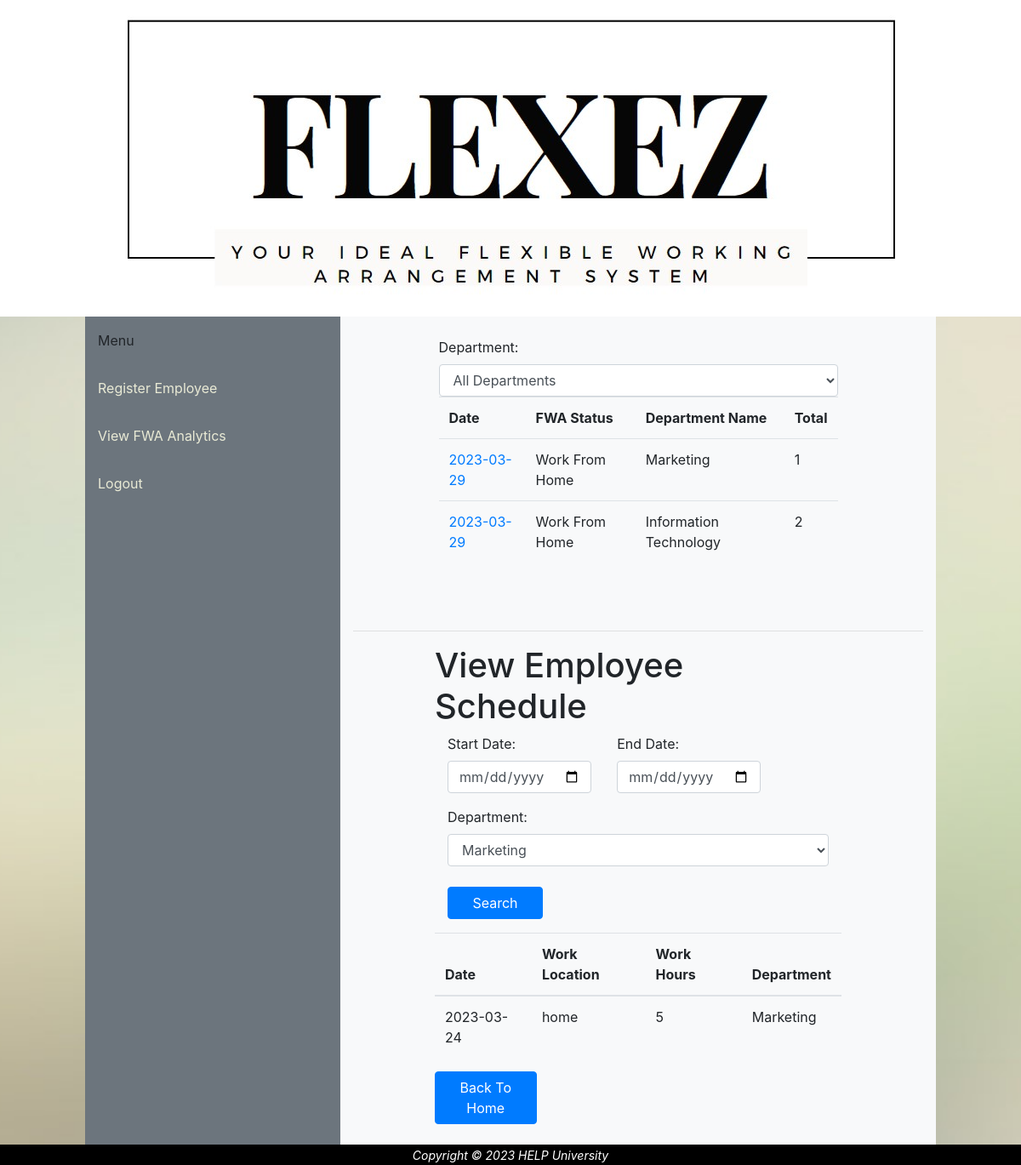
The app's page /viewAnalyticReportHR.php?deptName=Marketing with its own data.
### tables this page shows
CREATE TABLE `dailyschedule` (
  `employeeID` varchar(10) NOT NULL,
  `date` date NOT NULL,
  `workLocation` varchar(25) NOT NULL,
  `workHours` int(20) NOT NULL,
  `workReport` varchar(50) DEFAULT NULL,
  `supervisorComments` varchar(50) DEFAULT NULL
);

CREATE TABLE `department` (
  `deptID` varchar(10) NOT NULL,
  `deptName` varchar(25) NOT NULL
);

### viewAnalyticReportHR.php (the view, shortened to what this page needs)
<?php
include('headerHR.php');
include('db.php');
$sql = "SELECT DISTINCT department.deptName, request.workType, request.requestDate,COUNT(DISTINCT employee.employeeID) AS total
        FROM request
        INNER JOIN employee ON request.employeeID = employee.employeeID
        INNER JOIN department ON employee.deptID = department.deptID
        WHERE request.FWAstatus ='Accept' ";
if ($_POST['deptName'] != 'All Departments') {
  $deptName = $_POST['deptName'];
  $sql .= "AND department.deptName = '$deptName' ";
} else {
  $sql .= "AND department.deptID LIKE 'D%'";
}
$sql .= "GROUP BY department.deptName, request.workType, request.requestDate ";
$sql .= "ORDER BY request.requestDate ASC";
$result = mysqli_query($db, $sql);
?>
<main>
  <form method="POST" action="viewAnalyticReportHR.php" id="filterForm">
    <br>
    <label>Department:</label>
    <select class="form-control" name='deptName' id='deptName'>
      <option value='All Departments' <?php if ($_POST['deptName'] == 'All Departments') echo 'selected'; ?>>All Departments</option>
    </select>
    <?php
    echo "<table class='table'>";
    echo "
        <tr>
        <th>Date</th>
        <th>FWA Status</th>
        <th>Department Name</th>
        <th>Total</th>
        </tr>";
    if (mysqli_num_rows($result) > 0) {
      while ($row = mysqli_fetch_assoc($result)) {
        $deptName = $row['deptName'];
        $fwaStatus = $row['workType'];
        $total = $row['total'];
        $requestDate = $row['requestDate'];
        echo "
            <tr>
            <td><a href='viewAnalyticDetailsHR.php?date=$requestDate&workType=$fwaStatus&deptName=$deptName'>$requestDate</a></td>
            <td>$fwaStatus</td>
            <td>$deptName</td>
            <td>$total</td>
            </tr>";
      }
    } else {
      echo "<tr><td colspan='3'>No data found</td></tr>";
    }
    echo "</table>";
    ?>
    <br><br>
  </form>
    <hr>
  <?php
  $schedule = "SELECT * FROM dailyschedule
  INNER JOIN employee ON dailyschedule.employeeID = employee.employeeID
  INNER JOIN department ON employee.deptID = department.deptID";
  if (isset($_GET['deptName'])) {
    $deptName = $_GET['deptName'];
    $schedule .= " AND department.deptName = '$deptName'";
  }
  $schedule .= " ORDER BY date ASC";
  $scheduleFetch = mysqli_query($db, $schedule);
  ?>
  <main class="container">
    <form method="GET" action="viewAnalyticReportHR.php" id="filterForm">
      <div class="row">
      <h1>View Employee Schedule</h1>
        <div class="col-sm-5">
          <div class="form-group">
            <label for="start-date">Start Date:</label>
            <input type="date" class="form-control" name="start-date" id="start-date" date_format="yyyy-mm-dd">
          </div>
        </div>
        <div class="col-sm-5">
          <div class="form-group">
            <label for="end-date">End Date:</label>
            <input type="date" class="form-control" name="end-date" id="end-date" date_format="yyyy-mm-dd">
          </div>
        </div>
        <div class="col-sm-2">
        </div>
        <div class="col-sm-12">
          <div class="form-group">
            <label for="deptName">Department:</label>
            <select name="deptName" id="deptName" class="form-control">
              <?php
              $deptQuery = "SELECT * FROM department WHERE deptName !='Human Resources'";
              $deptResult = mysqli_query($db, $deptQuery);
              while ($deptRow = mysqli_fetch_assoc($deptResult)) {
                echo '<option value="' . $deptRow['deptName'] . '"';
                if (isset($_GET['deptName']) && $_GET['deptName'] == $deptRow['deptName']) {
                  echo ' selected';
                }
                echo '>' . $deptRow['deptName'] . '</option>';
              }
              ?>
            </select>
            <br>
            <button type="submit" class="btn btn-primary btn-block col-sm-3" name="search" id="search">Search</button>
          </div>
        </div>
    </form>
    <table class="table">
      <thead>
        <tr>
          <th>Date</th>
          <th>Work Location</th>
          <th>Work Hours</th>
          <th>Department</th>
        </tr>
      </thead>
      <tbody>
        <?php
        if(mysqli_num_rows($scheduleFetch)==0){
          echo
          "
          <tr><td colspan='3'>No Data Found</td></tr>
          ";
        }
        else{
        while ($row = mysqli_fetch_assoc($scheduleFetch)) {
          echo "
          <tr>
            <td>$row[date]</td>
            <td>$row[workLocation]</td>
            <td>$row[workHours]</td>
            <td>$row[deptName]</td>
            ";
        }
      }
        ?>
    </table>
    <button class="btn btn-primary btn-block col-sm-3"><a href="HRAdminDashBoard.php" style="color:white">Back To Home</a></button>
    </div>
    <br>
  <?php
  include('footer.php');
  ?>

### PorSie.css (style rules this page uses)
html { overflow: hidden; height: 100%; }
body { margin: auto; text-align: center; background-image: url(img/bg.jpg); background-repeat: no-repeat; background-size: cover; background-attachment: fixed; background-position: center; font-family:'Times New Roman', Times, serif; overflow: auto; height: 100%; width: 100%; }
main { margin: auto; width: 100%; }
form { margin: auto; width: 70%; }

### records on screen
dailyschedule: date "2023-03-24", workLocation "home", workHours "5", department.deptName "Marketing"

### other values on screen
$requestDate "2023-03-29"
$fwaStatus "Work From Home"
$deptName "Marketing"
$total "1"
$deptName "Information Technology"
$total "2"
form field deptName "Marketing"
